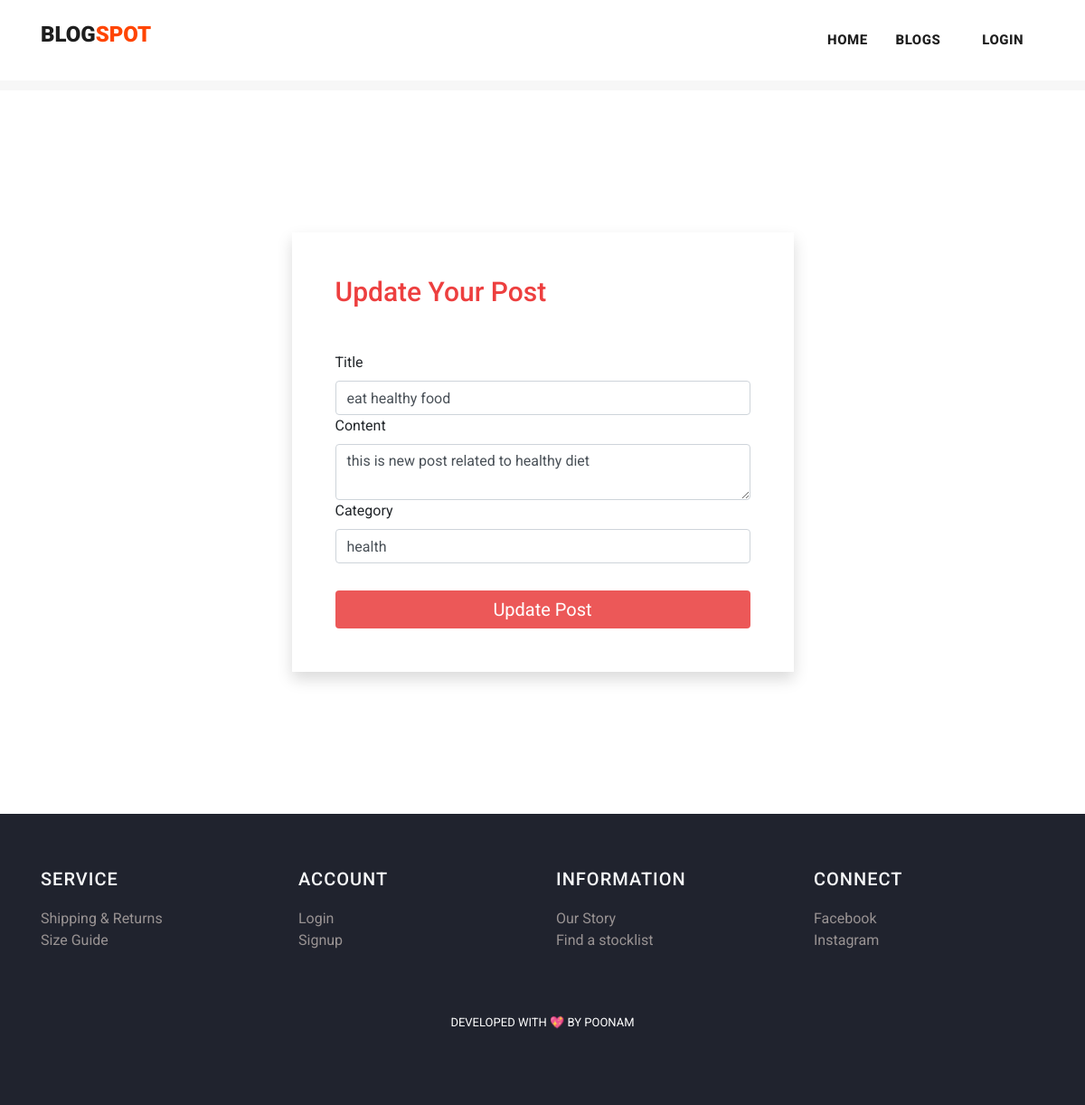
/post/edit/4, run on the app's committed database.
### myapp/models.py (models this page shows, shortened)
class Post(models.Model):
    postname = models.CharField(max_length=600)
    category = models.CharField(max_length=600)
    image = models.ImageField(upload_to='images/posts',blank=True,null=True)
    content = models.TextField()
    time = models.CharField(default=time,max_length=100, blank=True)
    likes = models.IntegerField(null=True,blank=True,default=0)
    user = models.ForeignKey(User,on_delete=models.CASCADE)

### myapp/views.py (the view)
# urls.py: path('post/edit/<int:id>', views.editpost, name = 'editpost'),
def editpost(request, id):
    post = Post.objects.get(id = id)
    if request.method == 'POST':
        postname = request.POST['postname']
        category = request.POST['category']
        content = request.POST['content']
        time = request.POST.get('time', timezone.now())
        post.postname = postname
        post.category = category
        post.content = content
        post.time = time
        post.save()
        return profile(request, request.user.id)
    else:
        return render(request, 'editpost.html', {
            'post':post
        })

### templates/editpost.html (shortened to what this page needs)
{% load static %}
<!DOCTYPE html>
<html lang="en">
<head>
  <link href="https://cdn.jsdelivr.net/npm/bootstrap@5.3.0-alpha3/dist/css/bootstrap.min.css" rel="stylesheet"
>
  <link href="{% static 'vendor/bootstrap/css/bootstrap.min.css' %}" rel="stylesheet">
  <link rel="stylesheet" href="{% static 'assets/css/fontawesome.css' %}">
  <link rel="stylesheet" href="{% static 'assets/css/templatemo-stand-blog.css' %}">
  <link rel="stylesheet" href="{% static 'assets/css/owl.css' %}">
</head>
<body>
  <header class="">
    <nav class="navbar navbar-expand-lg bg-white">
      <div class="container">
        <a class="navbar-brand" href="index.html">
          <h2>BLOG<span style="color: orangered;">SPOT</span></h2>
        </a>
        <div class="collapse navbar-collapse" id="navbarResponsive">
          <ul class="navbar-nav ml-auto">
            <li>
              <a class="nav-link" href="{% url 'myapp:index' %}">Home
              </a>
            </li>
            <li class="nav-item">
              <a class="nav-link" href="{% url 'myapp:blog' %}">Blogs</a>
            </li>
            {% if user.is_authenticated %}
            <li class="nav-item">
              <a class="nav-link" href="{% url 'myapp:create' %}">Create</a>
            </li>
            <li class="nav-item">
              <a class="nav-link" href="{% url 'myapp:profile' user.id %}">Profile</a>
            </li>
            <li class="nav-item">
              <a class="nav-link" href="{% url 'myapp:logout' %}">Logout</a>
            </li>
            {% else %}
            <li class="nav-item">
              <a class="nav-link" href="{% url 'myapp:signin' %}">Login</a>
            </li>
            {% endif %}
          </ul>
        </div>
      </div>
    </nav>
  </header>
  <div class="container">
    <div class="d-flex justify-content-center align-items-center " style="height: 100vh;">
      <form action="{% url 'myapp:editpost' post.id %}" class="p-5 shadow" method="post" enctype="multipart/form-data">
        <h5 class="mb-5">Update Your Post</h5>
        <label for="" class="form-label">Title</label>
        <div class="input-group">
          <input type="text" class="form-control" name="postname" value="{{post.postname}}" required>
        </div>
        <label for="" class="form-label">Content</label>
        <textarea class="form-control" name="content" required>{{post.content}}</textarea>
        <label for="" class="form-label">Category</label>
        <input type="text" class="form-control" name="category" value="{{post.category}}" required>
        <button class="btn">Update Post</button>
        <br>
      </form>
    </div>
  </div>
  {% include 'footer.html' %}
</body>
</html>

### static/assets/css/templatemo-stand-blog.css (style rules this page uses)
body { font-family: 'Roboto', sans-serif; overflow-x: hidden; text-rendering: optimizeLegibility; -webkit-font-smoothing: antialiased; -moz-osx-font-smoothing: grayscale; }
a { text-decoration: none!important; }
ul { padding: 0; margin: 0; list-style: none; }
h1,h2,h3,h4,h5,h6 { margin: 0px; }
header { position: absolute; z-index: 99999; width: 100%; height: 100px; background-color: #f7f7f7; -webkit-transition: all 0.3s ease-in-out 0s; -moz-transition: all 0.3s ease-in-out 0s; -o-transition: all 0.3s ease-in-out 0s; transition: all 0.3s ease-in-out 0s; }
header .navbar { padding: 25px 0px; }
.navbar .navbar-brand { float: left; margin-top: -12px; outline: none; }
.navbar .navbar-brand h2 { color: #1e1e1e; text-transform: uppercase; font-size: 24px; font-weight: 900; -webkit-transition: all .3s ease 0s; -moz-transition: all .3s ease 0s; -o-transition: all .3s ease 0s; transition: all .3s ease 0s; }
#navbarResponsive { z-index: 999; }
.navbar-collapse { text-align: center; }
.navbar .navbar-nav .nav-item { margin: 0px 15px; }
.navbar .navbar-nav a.nav-link { text-transform: capitalize; font-size: 15px; font-weight: 800; text-transform: uppercase; letter-spacing: 0.5px; color: #1e1e1e; transition: all 0.3s; }

### templates/editpost.html (style rules this page uses)
form { margin-top: 200px; width: 50%; }
h5 { color: rgb(237, 63, 63); font-weight: 500; font-size: 30px; margin-bottom: 20px; }
.btn { margin-top: 30px; background: rgb(236, 88, 88); width: 100%; color: #fff; font-size: 20px; padding: 5px; }
a { text-decoration: none; color: #386cbb; }

### templates/footer.html (style rules this page uses)
li { text-decoration: none; text-align: left; }
li a { color: rgb(153, 147, 147); }

### data on the page
Post: postname "eat healthy food", content "this is new post related to healthy diet", category "health"
